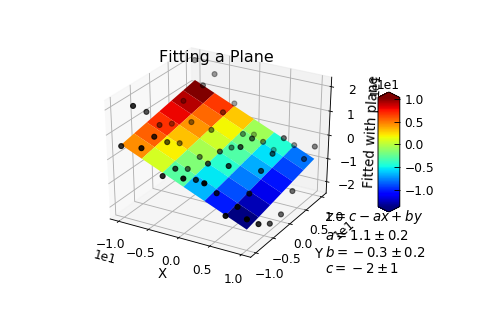

Source code (Python):
"""Use curve_fit to fit a plane to some data."""
from __future__ import print_function
from Stoner import Data
from numpy.random import normal
from numpy import linspace, meshgrid, column_stack, row_stack
import matplotlib.cm as cmap
import matplotlib.pyplot as plt


def plane(coord, a, b, c):
    """Function to define a plane"""
    return c - (coord[0] * a + coord[1] * b)


coeefs = [1, -0.5, -1]
col = linspace(-10, 10, 6)
X, Y = meshgrid(col, col)
Z = plane((X, Y), *coeefs) + normal(size=X.shape, scale=7.0)
d = Data(column_stack((X.ravel(), Y.ravel(), Z.ravel())), filename="Fitting a Plane", setas="xyz")

d.column_headers = ["X", "Y", "Z"]
d.figure(projection="3d")
d.plot_xyz(plotter="scatter")

popt, pcov = d.curve_fit(plane, [0, 1], 2, result=True)
d.setas = "xy.z"

d.plot_xyz(linewidth=0, cmap=cmap.jet)

txt = "$z=c-ax+by$\n"
txt += "\n".join([d.format("plane:{}".format(k), latex=True) for k in ["a", "b", "c"]])

ax = plt.gca(projection="3d")
ax.text(15, 5, -50, txt)
d.draw()
